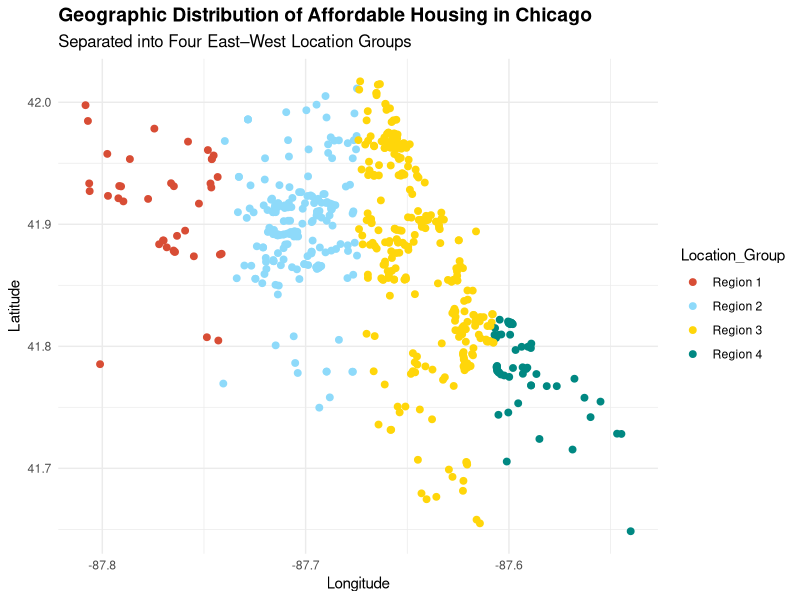
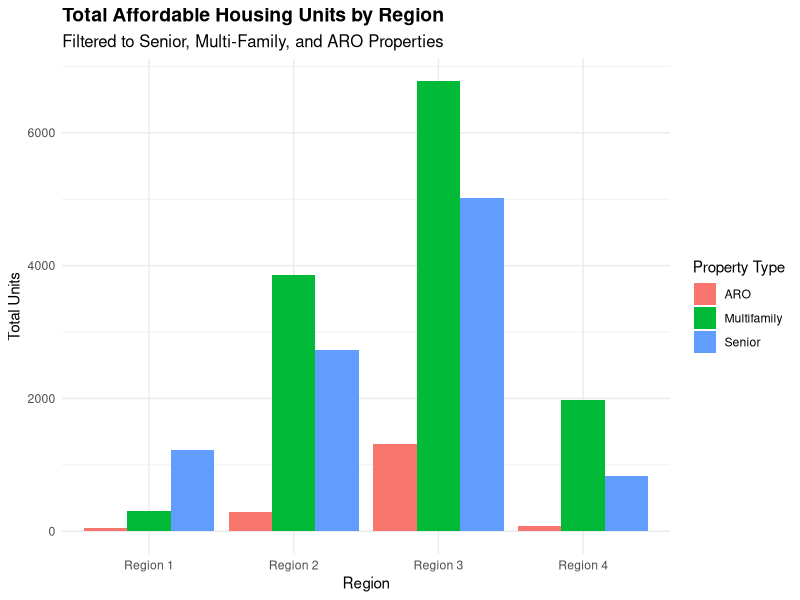
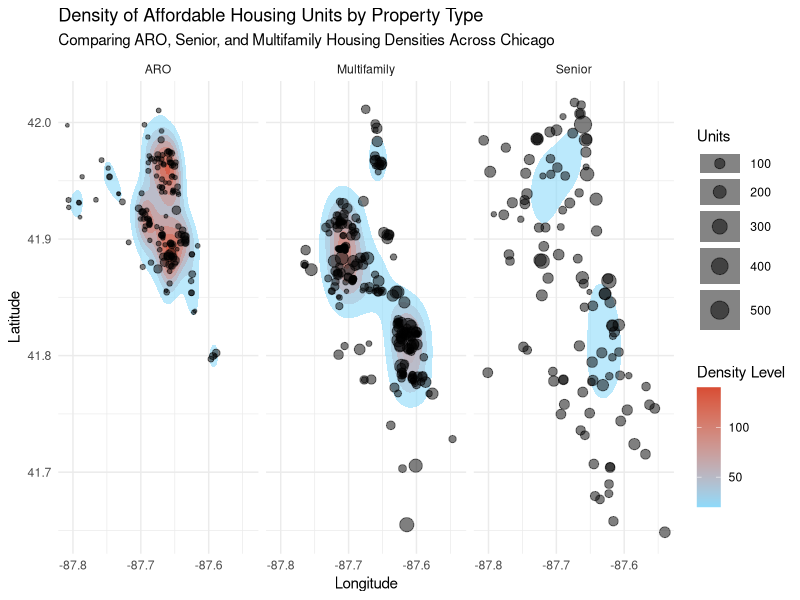

Source code (R) for these figures, in order:
## ---- chunk 1
knitr::opts_chunk$set(echo = TRUE)
## ---- chunk 2
knitr::opts_chunk$set(echo = TRUE)
## ---- chunk 3

library(ggplot2)

housing_data <- read.csv("Housing_Data.csv")

## ---- chunk 4

dim(housing_data) # Verify rows > 500 and columns >= 57

## ---- chunk 5

str(housing_data)

## ---- chunk 6

colSums(is.na(housing_data))

## ---- chunk 7

(colSums(is.na(housing_data)) / nrow(housing_data)) * 100
sapply(housing_data, function(x) length(unique(x)))

## ---- chunk 8

library(ggplot2)

housing_data <- housing_data[!is.na(housing_data$Longitude) & !is.na(housing_data$Latitude), ]

housing_data$Location_Group <- cut(
  housing_data$Longitude,
  breaks = 4,
  labels = paste("Region", 1:4)
)

table(housing_data$Location_Group)
 
ggplot(housing_data, aes(x = Longitude, y = Latitude, color = Location_Group)) +
  geom_point(size = 2, alpha = 1) +
  labs(
    title = "Geographic Distribution of Affordable Housing in Chicago",
    subtitle = "Separated into Four East–West Location Groups",
    x = "Longitude",
    y = "Latitude"
  ) +
  scale_color_manual(values = c(
    "Region 1" = "#d84d35",
    "Region 2" = "#8edafa",
    "Region 3" = "#ffd60a",
    "Region 4" = "#008882"
  )) +
  theme_minimal() +
  theme(
    plot.title = element_text(face = "bold", size = 14),
    plot.subtitle = element_text(size = 12)
  )
## ---- chunk 9
library(ggplot2)
library(dplyr)
library(knitr)

housing_data <- housing_data %>%
  rename(Property_Type = Property.Type)

summary_full <- housing_data %>%
  group_by(Location_Group, `Property_Type`) %>%
  summarise(Total_Units = sum(`Units`, na.rm = TRUE)) %>%
  arrange(Location_Group)

kable(summary_full, caption = "All Property Types")

summary_filtered <- housing_data %>%
  filter(`Property_Type` %in% c("Senior", "Multifamily", "ARO")) %>%
  group_by(Location_Group, `Property_Type`) %>%
  summarise(Total_Units = sum(`Units`, na.rm = TRUE)) %>%
  arrange(Location_Group)

kable(summary_filtered, caption = "Filtered Property Types")

## ---- chunk 10

library(ggplot2)

ggplot(summary_filtered, aes(x = Location_Group, y = Total_Units, fill = Property_Type)) +
  geom_col(position = "dodge") + 
  labs(
    title = "Total Affordable Housing Units by Region",
    subtitle = "Filtered to Senior, Multi-Family, and ARO Properties",
    x = "Region",
    y = "Total Units",
    fill = "Property Type"
  ) +
  theme_minimal() +
  theme(
    plot.title = element_text(face = "bold", size = 14),
    plot.subtitle = element_text(size = 12)
  )

## ---- chunk 11

housing_clean <- housing_data %>%
filter(!is.na(Longitude),
!is.na(Latitude),
!is.na(Units))

## ---- chunk 12
filtered <- housing_clean %>%
  filter(Property_Type %in% c("ARO", "Senior", "Multifamily"))

ggplot(filtered, aes(Longitude, Latitude)) +
  stat_density2d(
    aes(fill = after_stat(level)),
    geom = "polygon",
    alpha = 0.6
  ) +
  scale_fill_gradient(low = "#8edafa", high = "#d84d35") +
  geom_point(aes(size = Units), alpha = 0.5) +
  facet_wrap(~ Property_Type) +
  labs(
    title = "Density of Affordable Housing Units by Property Type",
    subtitle = "Comparing ARO, Senior, and Multifamily Housing Densities Across Chicago",
    x = "Longitude",
    y = "Latitude",
    fill = "Density Level",
    size = "Units"
  ) +
  theme_minimal()

